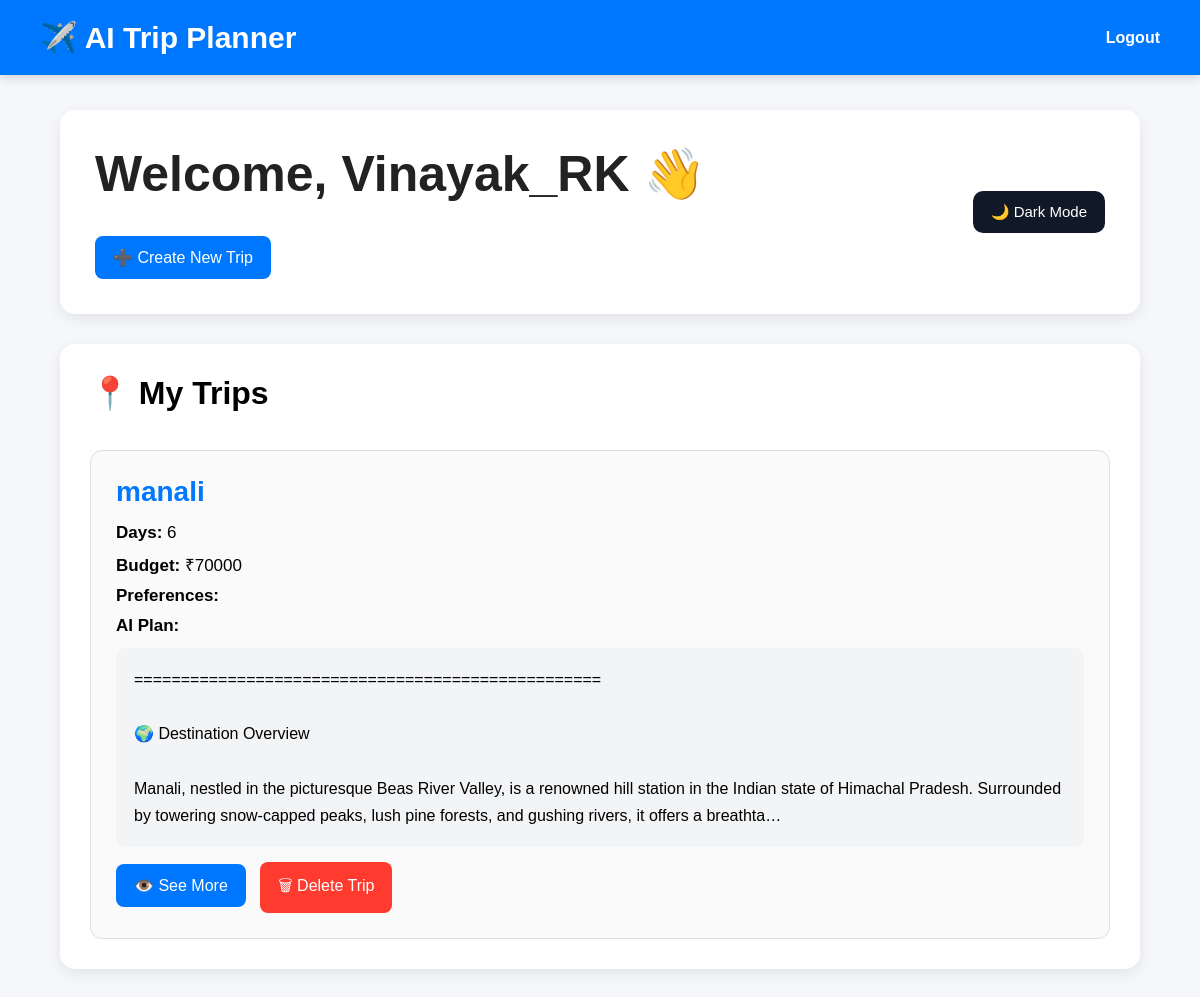
The page /dashboard/ (signed in) on the database its author committed.
### trips/models.py (models this page shows, shortened)
class Trip(models.Model):
    user = models.ForeignKey(
        User,
        on_delete=models.CASCADE
    )
    destination = models.CharField(
        max_length=100
    )
    days = models.IntegerField()
    budget = models.IntegerField()
    preferences = models.TextField()
    plan = models.TextField()
    hotel_budget = models.IntegerField(
        default=0
    )
    food_budget = models.IntegerField(
        default=0
    )
    transport_budget = models.IntegerField(
        default=0
    )
    activities_budget = models.IntegerField(
        default=0
    )
    shopping_budget = models.IntegerField(
        default=0
    )
    emergency_budget = models.IntegerField(
        default=0
    )

### accounts/views.py (the view)
@login_required
def dashboard(request):
    trips = Trip.objects.filter(user=request.user)
    return render(
        request,
        'dashboard.html',
        {
            'trips': trips
        }
    )

### accounts/templates/dashboard.html (shortened to what this page needs)
<!DOCTYPE html>
<html>
<head>
</head>
<body>
<div class="navbar">
    <h2>✈️ AI Trip Planner</h2>
    <a href="/logout/">
        Logout
    </a>
</div>
<div class="container">
    <div class="welcome">
        <div class="welcome-top">
            <div>
                <h1>
                    Welcome, {{ user.username }} 👋
                </h1>
                <br>
                <a href="/trips/create/" class="btn">
                    ➕ Create New Trip
                </a>
            </div>
            <button
                type="button"
                id="themeBtn"
                class="theme-btn"
                onclick="toggleTheme()"
            >
                🌙 Dark Mode
            </button>
        </div>
    </div>
    <div class="card">
        <h2>📍 My Trips</h2>
        <br>
        {% if trips %}
            {% for trip in trips %}
            <div class="trip-card">
                <h3>{{ trip.destination }}</h3>
                <p>
                    <strong>Days:</strong>
                    {{ trip.days }}
                </p>
                <p>
                    <strong>Budget:</strong>
                    ₹{{ trip.budget }}
                </p>
                <p>
                    <strong>Preferences:</strong>
                </p>
                <p>
                    <strong>AI Plan:</strong>
                </p>
                <pre>{{ trip.plan|truncatechars:300 }}</pre>
                <a
                    href="/trips/view/{{ trip.id }}/"
                    class="btn"
                >
                    👁️ See More
                </a>
                <a
                    href="/trips/delete/{{ trip.id }}/"
                    class="delete-btn"
                >
                    🗑 Delete Trip
                </a>
            </div>
            {% endfor %}
        {% else %}
            <p style="font-size:18px;">
                No trips created yet.
            </p>
        {% endif %}
    </div>
</div>
</body>
</html>

### accounts/templates/dashboard.html (style rules this page uses)
* { margin:0; padding:0; box-sizing:border-box; font-family:Arial,sans-serif; }
body { background:#f5f7fb; transition:.35s; }
.navbar { background:#0077ff; color:white; padding:20px 40px; display:flex; justify-content:space-between; align-items:center; box-shadow:0 3px 10px rgba(0,0,0,.15); }
.navbar h2 { font-size:30px; }
.navbar a { color:white; text-decoration:none; font-weight:bold; }
.container { width:90%; max-width:1400px; margin:35px auto; }
.welcome { background:white; padding:35px; border-radius:15px; margin-bottom:30px; box-shadow:0 5px 15px rgba(0,0,0,.08); }
.welcome-top { display:flex; justify-content:space-between; align-items:center; }
.welcome h1 { font-size:50px; color:#222; }
.theme-btn { width:auto; padding:12px 18px; background:#111827; color:white; border:none; border-radius:10px; cursor:pointer; font-size:15px; }
.btn { background:#0077ff; color:white; padding:12px 18px; text-decoration:none; border-radius:8px; display:inline-block; margin-top:15px; margin-right:10px; transition:.3s; }
.delete-btn { background:#ff3b30; color:white; padding:12px 18px; text-decoration:none; border-radius:8px; display:inline-block; margin-top:15px; transition:.3s; }
.card { background:white; padding:30px; border-radius:15px; box-shadow:0 5px 15px rgba(0,0,0,.08); }
.card h2 { font-size:32px; }
.trip-card { background:#fafafa; border:1px solid #ddd; padding:25px; margin-top:20px; border-radius:12px; transition:.35s; }
.trip-card h3 { color:#0077ff; font-size:28px; margin-bottom:15px; }
.trip-card p { margin-bottom:10px; font-size:17px; }
pre { background:#f3f4f6; padding:18px; border-radius:10px; white-space:pre-wrap; overflow-x:auto; line-height:1.7; margin-top:12px; }
body, .navbar, .welcome, .card, .trip-card, .btn, .delete-btn, pre { transition:all .35s ease; }

### rows shown on the page
Trip: destination "manali", days "6", budget "70000", plan "================================================== 🌍 Destination Overview Manali, nestled in the picturesque Beas River Valley, is a renowned hill station in the Indian state of Himachal Pradesh. Surrounded by towering snow-capped peaks, lush pine forests, and gushing rivers, it offers a breathta…"

### other values the page prints
{{ user.username }} "Vinayak_RK"
